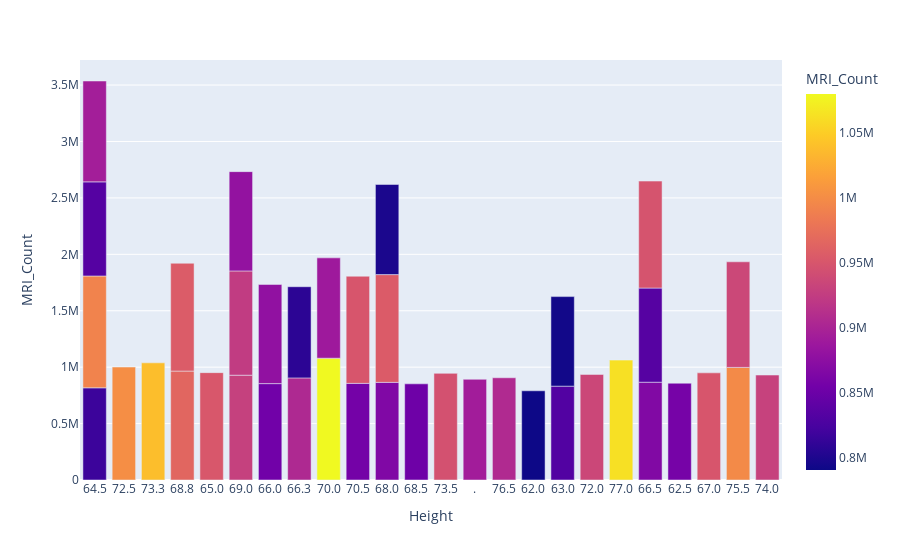

Notebook code for this chart:
### Markdown cell above
# Height vs MRI_Count

### Code cell
# plot bar plot using plotly
px.bar(df,x="Height",y="MRI_Count",color="MRI_Count")

### Figure 1 — Plotly figure (JSON) as saved in the notebook; plotly's stock layout.template omitted (floating-point values rounded to 4 significant figures)
{"data": [{"alignmentgroup": "True", "hovertemplate": "Height=%{x}<br>MRI_Count=%{marker.color}<extra></extra>", "legendgroup": "", "marker": {"color": [816932, 1001121, 1038437, 965353, 951545, 928799, 991305, 854258, 904858, 955466, 833868, 1079549, 924059, 856472, 878897, 865363, 852244, 945088, 808020, 889083, 892420, 905940, 790619, 955003, 831772, 935494, 798612, 1062462, 793549, 866662, 857782, 949589, 997925, 879987, 834344, 948066, 949395, 893983, 930016, 935863], "coloraxis": "coloraxis", "pattern": {"shape": ""}}, "name": "", "offsetgroup": "", "orientation": "v", "showlegend": false, "textposition": "auto", "type": "bar", "x": ["64.5", "72.5", "73.3", "68.8", "65.0", "69.0", "64.5", "66.0", "66.3", "68.8", "64.5", "70.0", "69.0", "70.5", "66.0", "68.0", "68.5", "73.5", "66.3", "70.0", ".", "76.5", "62.0", "68.0", "63.0", "72.0", "68.0", "77.0", "63.0", "66.5", "62.5", "67.0", "75.5", "69.0", "66.5", "66.5", "70.5", "64.5", "74.0", "75.5"], "xaxis": "x", "y": [816932, 1001121, 1038437, 965353, 951545, 928799, 991305, 854258, 904858, 955466, 833868, 1079549, 924059, 856472, 878897, 865363, 852244, 945088, 808020, 889083, 892420, 905940, 790619, 955003, 831772, 935494, 798612, 1062462, 793549, 866662, 857782, 949589, 997925, 879987, 834344, 948066, 949395, 893983, 930016, 935863], "yaxis": "y"}], "layout": {"barmode": "relative", "coloraxis": {"colorbar": {"title": {"text": "MRI_Count"}}, "colorscale": [[0, "#0d0887"], [0.1111, "#46039f"], [0.2222, "#7201a8"], [0.3333, "#9c179e"], [0.4444, "#bd3786"], [0.5556, "#d8576b"], [0.6667, "#ed7953"], [0.7778, "#fb9f3a"], [0.8889, "#fdca26"], [1, "#f0f921"]]}, "legend": {"tracegroupgap": 0}, "margin": {"t": 60}, "xaxis": {"anchor": "y", "domain": [0, 1], "title": {"text": "Height"}}, "yaxis": {"anchor": "x", "domain": [0, 1], "title": {"text": "MRI_Count"}}}}
